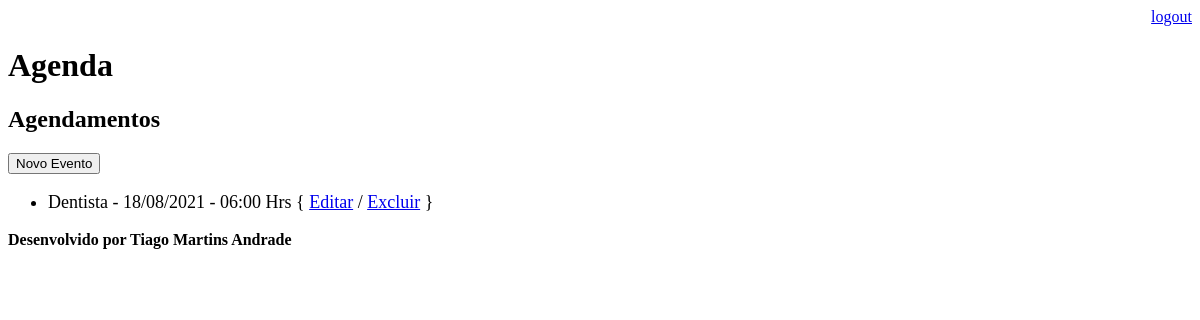
The app's page /agenda/ (signed in), older data.
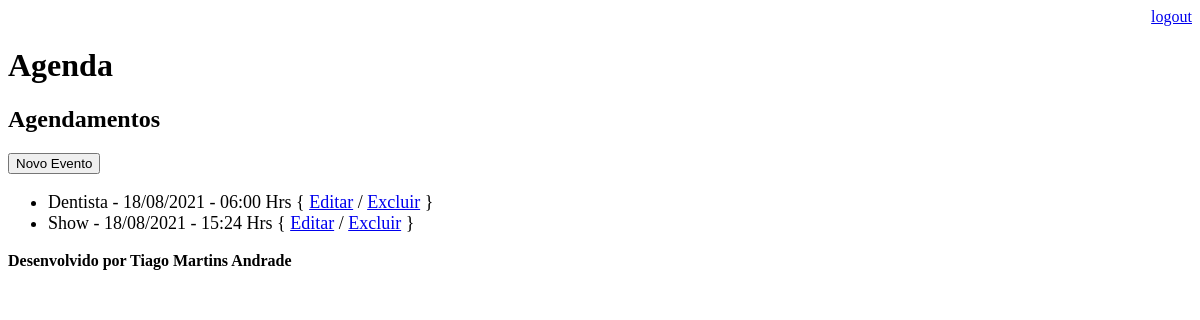
The same page, newer data.
### core/models.py (models this page shows, shortened)
class Evento(models.Model):
    titulo = models.CharField(max_length=100)
    descricao = models.TextField(blank=True, null=True)
    data_evento = models.DateTimeField(verbose_name='Data do Evento')
    data_criacao = models.DateTimeField(auto_now=True)
    usuario = models.ForeignKey(User, on_delete=models.CASCADE)
    class Meta:
        db_table = 'evento'
    def get_data_evento(self):
        return self.data_evento.strftime('%d/%m/%Y - %H:%M Hrs')
    def get_evento_atrasado(self):
        if self.data_evento < datetime.now():
            return True
        else:
            return False

### core/views.py (the view)
# urls.py: path('agenda/', views.lista_eventos),
@login_required(login_url='/login/')
def lista_eventos(request):
    usuario = request.user
    data_atual = datetime.now() - timedelta(hours=1)
    evento = Evento.objects.filter(usuario=usuario,
                                   data_evento__gt=data_atual)
    dados = {'eventos': evento}
    return render(request, 'agenda.html', dados)

### templates/agenda.html (shortened to what this page needs)
 {% extends "model-page.html" %}
 {% block content %}
    <h2>Agendamentos</h2>
    <a href="evento/">
        <button type="button">Novo Evento</button>
    </a>
    <ul style="font-size: 18px">
    {% for evento in eventos %}
        <li>
            <div style=>
                {{ evento.titulo }} - {{ evento.get_data_evento }}
                { <a href="evento/?id={{ evento.id }}">Editar</a>
                / <a href="evento/delete/{{ evento.id }}/">Excluir</a> }
            </div>
        </li>
    {% endfor %}
    </ul>
{% endblock %}

Row changes from the older to the newer data that the page shows:
added Evento: titulo "Show", get_data_evento "18/08/2021 - 15:24 Hrs"
